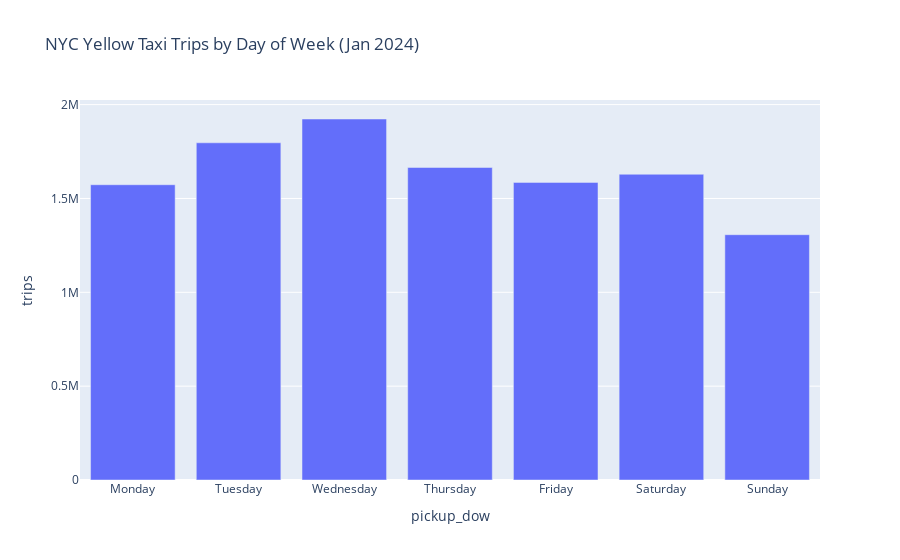

Write notebook code for a chart like this one.
### Code cell
dow_order = ["Monday","Tuesday","Wednesday","Thursday","Friday","Saturday","Sunday"]
agg_dow["pickup_dow"] = pd.Categorical(agg_dow["pickup_dow"], categories=dow_order, ordered=True)
agg_dow = agg_dow.sort_values("pickup_dow")

fig1 = px.bar(
    agg_dow,
    x="pickup_dow",
    y="trips",
    title="NYC Yellow Taxi Trips by Day of Week (Jan 2024)",
)
fig1.show()
out = ROOT / "dashboards"
out.mkdir(exist_ok=True)

fig1.write_image(out / "trips_by_dow.png", scale=2)

### Figure 1 — Plotly figure (JSON) as saved in the notebook; plotly's stock layout.template omitted (floating-point values rounded to 4 significant figures)
{"data": [{"hovertemplate": "pickup_dow=%{x}<br>trips=%{y}<extra></extra>", "legendgroup": "", "marker": {"color": "#636efa", "pattern": {"shape": ""}}, "name": "", "orientation": "v", "showlegend": false, "textposition": "auto", "type": "bar", "x": ["Monday", "Tuesday", "Wednesday", "Thursday", "Friday", "Saturday", "Sunday"], "xaxis": "x", "y": [1573196, 1796631, 1923408, 1665097, 1585684, 1629000, 1306964], "yaxis": "y"}], "layout": {"barmode": "relative", "legend": {"tracegroupgap": 0}, "title": {"text": "NYC Yellow Taxi Trips by Day of Week (Jan 2024)"}, "xaxis": {"anchor": "y", "domain": [0, 1], "title": {"text": "pickup_dow"}}, "yaxis": {"anchor": "x", "domain": [0, 1], "title": {"text": "trips"}}}}
